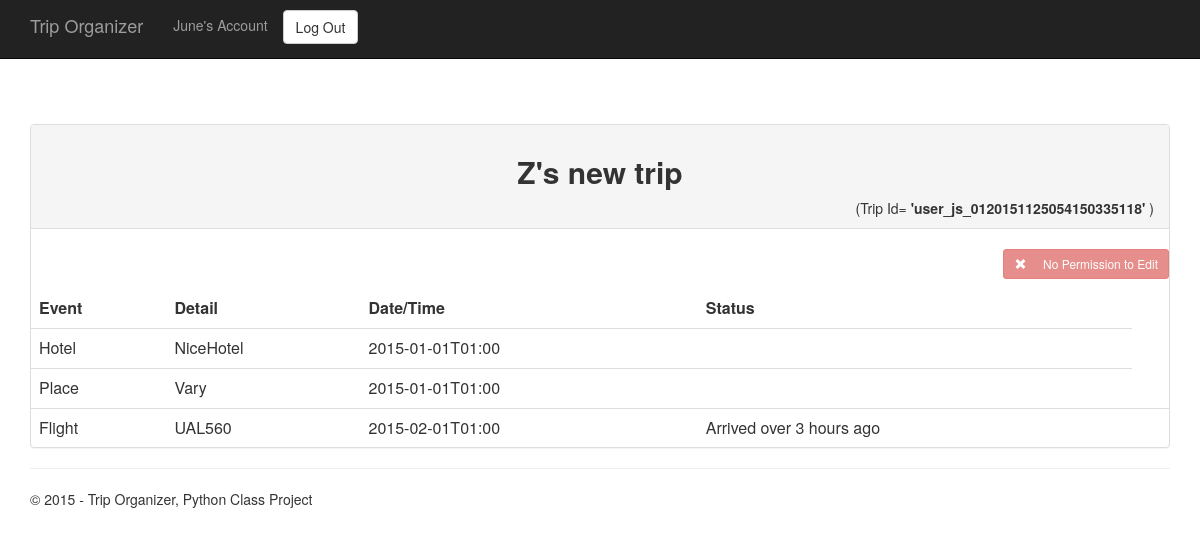
The page /trip/user_js_0120151125054150335118 (signed in) on the database its author committed.
### tables this page shows
CREATE TABLE "trips" ("trip_id" VARCHAR UNIQUE , "trip_name" VARCHAR NOT NULL , "user_id_s" VARCHAR NOT NULL , "created_time" DATETIME DEFAULT CURRENT_TIMESTAMP, "start_datetime" DATETIME DEFAULT null, "end_datetime" DATETIME DEFAULT null);

CREATE TABLE "Flight" ("travel_id" VARCHAR NOT NULL , "datetime" DATETIME NOT NULL , "flight_info" VARCHAR NOT NULL , "live_status" VARCHAR, "title" VARCHAR NOT NULL  DEFAULT Flight);

### Travel/views.py (the view, shortened to what this page needs)
@app.route('/trip/<trip_id>', methods=['GET', 'POST'])
@login_required
def trip(trip_id):
    if request.method == 'GET': # ------------------------------------------------------------------------------------------------ Get
        output = get_trip_events_in_table(trip_id)
        output = Markup(output)
        admin_user_of_this_trip = repo.get_admin_user_id(trip_id)
        print("check check check check check check check check check check check check check check check check")
        admin_button = get_admin_button(trip_id, admin_user_of_this_trip)       # admin_button = Markup(admin_button),
        return render_template(
        'trip.html',
        title='Home Page',
        user_name = app_user.get_fname(),
        trip_id = trip_id,
        trip_name = repo.get_trip_name(trip_id),
        admin_button = Markup(admin_button),
        sorted_result = output,
        year=datetime.now().year,
        )

### Travel/models/Repository.py (called while the page is built)
    def get_admin_user_id(self, trip_id):
        try:
            with self.__conn:
                cursor = self.__conn.cursor()
                exe = cursor.execute("select user_id_s from trips where trip_id = ?", (trip_id,))
                first_line = exe.fetchone()
                user_id = None
                if first_line and first_line[0]:
                    user_id = first_line[0]
                print("=========*********user_id start ***********============")
                print(user_id)
                print("=========*********user_id  end  ***********============")
                return user_id
        except Exception as e:
            print("Error Occured in Repository.get_admin_user_id" + str(e) )
            raise
        pass

    def get_trip_name(self, trip_id):
        try:
            cursor = self.__conn.cursor()
            exe = cursor.execute("select trip_name from trips where trip_id= ?", (trip_id,) )
            result = exe.fetchone()
            if result and result[0]:
                return result[0]
            else:
                None
        except Exception as e:
            print("ERROR OCCURED in Repository.get_trip_name: " + str(e))
            raise

### Travel/models/User.py (called while the page is built)
    def get_email(self):
        return str(self.email)

    def get_fname(self):
        return str(self.fname)

### Travel/views.py (called while the page is built)
def login_required(f):
    @wraps(f)
    def decorated_function(*args, **kwargs):
        if 'session_user' in session:
            return f(*args, **kwargs)
        else:
            flash("A login is required to see the page!")
            return redirect(url_for('login', next=request.path))
    return decorated_function

def get_trip_events_in_table(trip_id):
    output = ""
    travel_result = repo.get_travel_events(trip_id)  # list of tuples
    sorted_by_datetime = sorted(travel_result, key=lambda tup: tup[2])
    for event in sorted_by_datetime:
        add = """
            <tr>
                <td>
        """
        output += add
        for cell in event:
            add =  cell + """</td>
                                <td>"""
            output += add
        add = """</td>
                        </tr>
                    """
        output += add
    return output

### Travel/templates/trip.html (shortened to what this page needs)
﻿{% extends "layout.html" %}
{% block content %}
{% include 'travelDetails.html' %}
{% endblock %}

### Travel/templates/travelDetails.html
﻿<div class="panel panel-default">
    <div class="panel-heading text-center"> <h2><b>{{trip_name}}</b></h2>  <span class="pull-right">(Trip Id= <b>'{{trip_id}}'</b> )</span><br /></div>
    <br/>
    {{admin_button}}
    <br /><br />
    <table class="table table-hover">
        <tr>
            <th>Event</th>
            <th>Detail</th>
            <th>Date/Time</th>
            <th>Status</th>
        </tr>
        {{sorted_result}}
    </table>
</div>

### rows shown on the page
trips: trip_name "Z's new trip"
Flight: live_status "Hotel NiceHotel 2015-01-01T01:00 Place Vary 2015-01-01T01:00 Flight UAL560 2015-02-01T01:00 Arrived over 3 hours ago"

### other values the page prints
{{ user_name }} "June"
{{ trip_id }} "user_js_0120151125054150335118"
{{ admin_button }} "No Permission to Edit"
